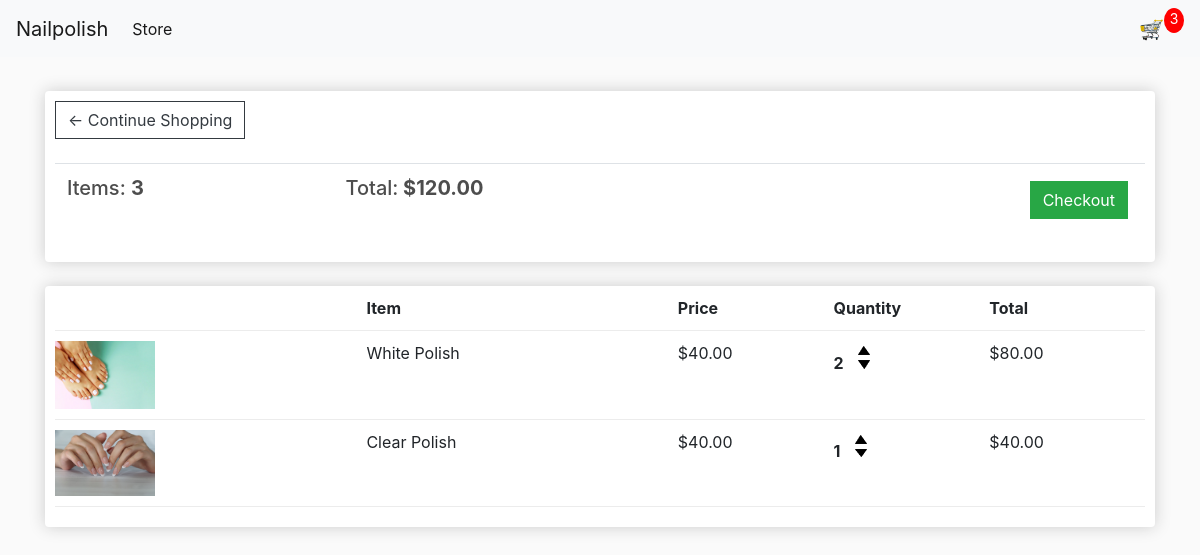
/cart/ (signed in), run on an earlier commit of the app's database.
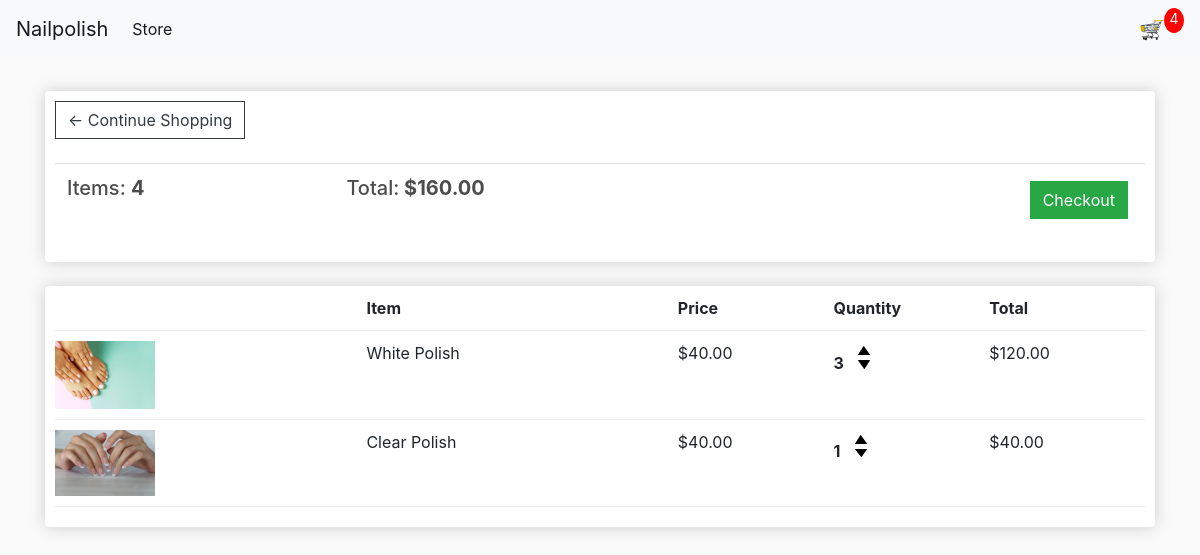
And on a later commit of the database.
### store/models.py (models this page shows, shortened)
class Order(models.Model):
	customer = models.ForeignKey(Customer, on_delete=models.SET_NULL, null=True, blank=True)
	date_ordered = models.DateTimeField(auto_now_add=True)
	complete = models.BooleanField(default=False)
	transaction_id = models.CharField(max_length=100, null=True)
	@property
	def get_cart_total(self):
		orderitems = self.orderitem_set.all()
		total = sum([item.get_total for item in orderitems])
		return total
	@property
	def get_cart_items(self):
		orderitems = self.orderitem_set.all()
		total = sum([item.quantity for item in orderitems])
		return total

class OrderItem(models.Model):
	product = models.ForeignKey(Product, on_delete=models.SET_NULL, null=True)
	order = models.ForeignKey(Order, on_delete=models.SET_NULL, null=True)
	quantity = models.IntegerField(default=0, null=True, blank=True)
	date_added = models.DateTimeField(auto_now_add=True)
	@property
	def get_total(self):
		total = self.product.price * self.quantity
		return total

class Product(models.Model):
	name = models.CharField(max_length=200)
	price = models.DecimalField(max_digits=7, decimal_places=2)
	digital = models.BooleanField(default=False,null=True, blank=True)
	image = models.ImageField(null=True, blank=True)
	@property
	def imageURL(self):
		try:
			url = self.image.url
		except:
			url = ''
		return url

### store/views.py (the view)
# urls.py: path('cart/', views.cart, name="cart"),
def cart(request):
	data = cartData(request)
	cartItems = data['cartItems']
	order = data['order']
	items = data['items']
	context = {'items':items, 'order':order, 'cartItems':cartItems}
	return render(request, 'store/cart.html', context)

### store/utils.py (called while the page is built)
def cartData(request):
	if request.user.is_authenticated:
		customer = request.user.customer
		order, created = Order.objects.get_or_create(customer=customer, complete=False)
		items = order.orderitem_set.all()
		cartItems = order.get_cart_items
	else:
		cookieData = cookieCart(request)
		cartItems = cookieData['cartItems']
		order = cookieData['order']
		items = cookieData['items']
	return {'cartItems':cartItems ,'order':order, 'items':items}

### store/templates/store/cart.html
{% extends 'store/main.html' %}
{% load static %}
{% block content %}
	<div class="row">
		<div class="col-lg-12">
			<div class="box-element">
				<a  class="btn btn-outline-dark" href="{% url 'store' %}">&#x2190; Continue Shopping</a>
				<br>
				<br>
				<table class="table">
					<tr>
						<th><h5>Items: <strong>{{order.get_cart_items}}</strong></h5></th>
						<th><h5>Total:<strong> ${{order.get_cart_total|floatformat:2}}</strong></h5></th>
						<th>
							<a  style="float:right; margin:5px;" class="btn btn-success" href="{% url 'checkout' %}">Checkout</a>
						</th>
					</tr>
				</table>
			</div>
			<br>
			<div class="box-element">
				<div class="cart-row">
					<div style="flex:2"></div>
					<div style="flex:2"><strong>Item</strong></div>
					<div style="flex:1"><strong>Price</strong></div>
					<div style="flex:1"><strong>Quantity</strong></div>
					<div style="flex:1"><strong>Total</strong></div>
				</div>
				{% for item in items %}
				<div class="cart-row">
					<div style="flex:2"><img class="row-image" src="{{item.product.imageURL}}"></div>
					<div style="flex:2"><p>{{item.product.name}}</p></div>
					<div style="flex:1"><p>${{item.product.price|floatformat:2}}</p></div>
					<div style="flex:1">
						<p class="quantity">{{item.quantity}}</p>
						<div class="quantity">
							<img data-product="{{item.product.id}}" data-action="add" class="chg-quantity update-cart" src="{% static  'images/3+arrow-up.png' %}">
							<img data-product="{{item.product.id}}" data-action="remove" class="chg-quantity update-cart" src="{% static  'images/2+arrow-down.png' %}">
						</div>
					</div>
					<div style="flex:1"><p>${{item.get_total|floatformat:2}}</p></div>
				</div>
				{% endfor %}
			</div>
		</div>
	</div>
{% endblock content %}

What changed in the data, as far as the page shows it:
changed through a linked row, Order: get_cart_items "3" → "4"; get_cart_total "120.00" → "160.00"
changed OrderItem "White Polish": quantity "2" → "3"; get_total "80.00" → "120.00"
Also different on the page:
{{ cartItems }}: "3" → "4"
